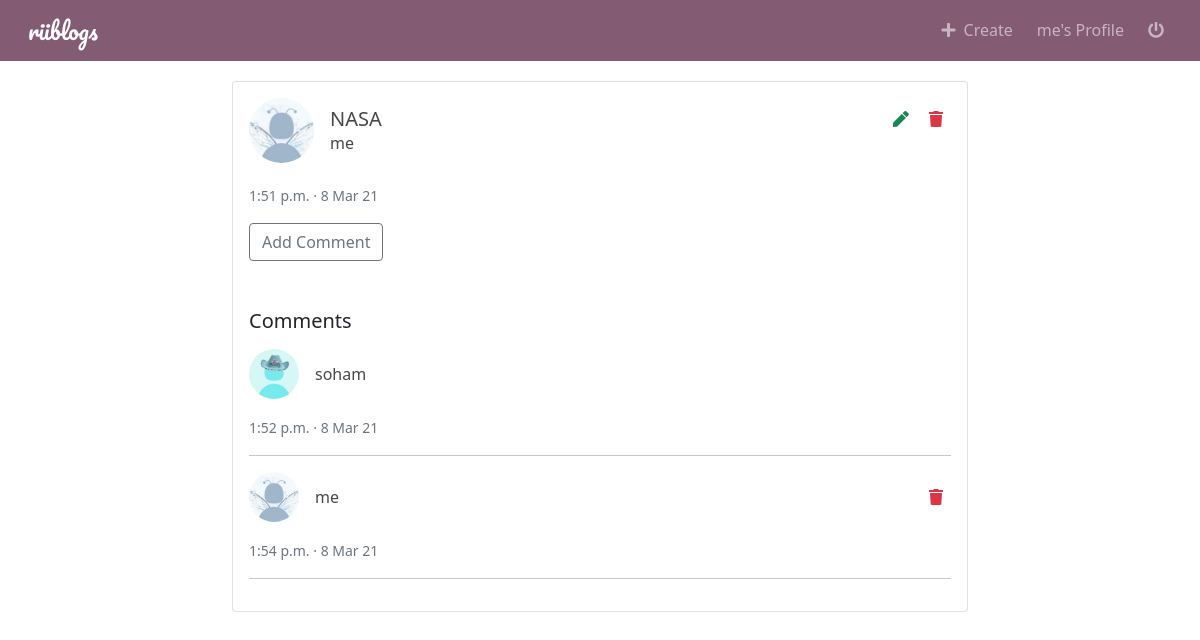
The page /post/10/ (signed in) on the database its author committed.
### blog/models.py (models this page shows, shortened)
class Post(models.Model):
    author = models.ForeignKey(User, on_delete=models.CASCADE)
    title = models.CharField(max_length=100)
    content = models.TextField()
    created = models.DateTimeField(default=timezone.now)

class Comment(models.Model):
    post = models.ForeignKey(Post, on_delete=models.CASCADE, related_name='comments')
    author = models.ForeignKey(User, on_delete=models.CASCADE)
    text = models.TextField()
    posted_date = models.DateTimeField(default=timezone.now)

### user/models.py (models this page shows, shortened)
class Profile(models.Model):
    user = models.OneToOneField(User, on_delete=models.CASCADE)
    image = models.ImageField(upload_to='profile_pictures/', default='profile_pictures/default.jpg')

### blog/views.py (the view)
# urls.py: path('post/<int:pk>/', PostDetail.as_view(), name='detail'),
class PostDetail(DetailView):
    model = Post

### blog/templatetags/markdownify.py (called while the page is built)
@register.filter
def markdown(value):
    renderer = HighlightRenderer()
    markdown = mistune.Markdown(renderer=renderer)
    return markdown(value)

### blog/templates/blog/post_detail.html (shortened to what this page needs)
{% extends "blog/base.html" %}
{% load markdownify %}
{% block content %}
    <div class="card p-3 mb-1">
        <div class="d-flex align-items-center">
            <div class="image">
                <img src="{{ post.author.profile.image.url }}" class="rounded-circle border-light" height="65"
                     width="65" alt="author-image">
            </div>
            <div class="ml-3 w-100 ms-3">
                <div class="row">
                    <div class="col-9">
                        <h5 class="mb-0 mt-0">
                            <a href="{% url 'blog:detail' post.id %}" class="post-link">{{ post.title }}</a>
                        </h5>
                        <span><a href="{% url 'blog:user_posts' post.author %}" class="post-link">{{ post.author }}</a></span>
                    </div>
                    {% if user == post.author %}
                        <div class="col-3 text-end">
                            <a href="{% url 'blog:update' post.id %}" class="me-3 text-success"><i
                                    class="fas fa-pen"></i></a>
                            <a href="{% url 'blog:delete' post.id %}" class="me-2 text-danger"><i
                                    class="fas fa-trash"></i></a>
                        </div>
                    {% endif %}
                </div>
            </div>
        </div>
        <div class="mt-1">
            <small class="text-muted">
                {{ post.created|date:'g:i a' }} &#183; {{ post.created|date:'j M y' }}
            </small>
        </div>
        <div class="mt-3">
            <a href="{% url 'blog:add_comment' post.id %}" class="btn btn-outline-secondary">Add Comment</a>
        </div>
        <div>
            <h5 class="mb-3 mt-5">Comments</h5>
            {% for comment in post.comments.all %}
                <div class="d-flex align-items-center">
                    <div class="image">
                        <img src="{{ comment.author.profile.image.url }}" class="rounded-circle border-light"
                             height="50"
                             width="50" alt="author-image">
                    </div>
                    <div class="ml-3 w-100 ms-3">
                        <div class="row">
                            <div class="col-9">
                                <span><a href="{% url 'blog:user_posts' comment.author %}"
                                         class="post-link">{{ comment.author }}</a></span>
                            </div>
                            {% if comment.author == user %}
                                <div class="col-3 text-end">
                                    <a href="{% url 'blog:remove_comment' comment.id %}" class="me-2 text-danger"><i
                                            class="fas fa-trash"></i></a>
                                </div>
                            {% endif %}
                        </div>
                    </div>
                </div>
                <div class="mt-3">
                    <small class="text-muted">
                        {{ comment.posted_date|date:'g:i a' }} &#183; {{ comment.posted_date|date:'j M y' }}
                    </small>
                </div>
                <hr>
            {% empty %}
                <p><em>No comments</em></p>
            {% endfor %}
        </div>
    </div>
{% endblock %}

### blog/templates/blog/base.html (shortened to what this page needs)
<!DOCTYPE html>
{% load static %}
<html lang="en">
<head>
    <link href="https://cdn.jsdelivr.net/npm/bootstrap@5.0.0-beta2/dist/css/bootstrap.min.css" rel="stylesheet"
>
    <link rel="stylesheet" href="https://cdnjs.cloudflare.com/ajax/libs/font-awesome/5.15.2/css/all.min.css"
/>
    <link rel="stylesheet" href="{% static 'blog/main.css' %}">
    <link rel="stylesheet" href="{% static 'blog/zenburn.css' %}">
</head>
<body>
<header>
    <nav class="navbar fixed-top navbar-expand-lg navbar-dark" style="background-color: #835b73;">
        <div class="container-fluid">
            <a class="navbar-brand ms-3 me-5" href="{% url 'blog:home' %}">riiblogs</a>
            <div class="collapse navbar-collapse" id="navbarSupportedContent">
                <ul class="navbar-nav ms-auto mb-2 mb-lg-0">
                    {% if user.is_authenticated %}
                        <li class="nav-item me-2">
                            <a class="nav-link {% block create %}{% endblock %}" href="{% url 'blog:create' %}"><i
                                    class="fas fa-plus me-2"></i>Create</a>
                        </li>
                        <li class="nav-item me-2">
                            <a class="nav-link {% block profile %}{% endblock %}" href="{% url 'profile' %}">
                                {{ user.username }}'s Profile
                            </a>
                        </li>
                        <li class="nav-item me-3">
                            <a class="nav-link" href="{% url 'logout' %}"><i class="fas fa-power-off"></i></a>
                        </li>
                    {% endif %}
                </ul>
            </div>
        </div>
    </nav>
</header>
<main class="container pt-3 mb-5">
    <div class="row">
        <section class="col-lg-8 offset-lg-2" id="main-section">
            {% block content %}{% endblock %}
        </section>
    </div>
</main>
</body>
</html>

### blog/static/blog/main.css (style rules this page uses)
.navbar-brand { font-family: 'Pacifico', cursive; font-size: 23px; }
.post-link { color: rgb(71, 71, 71); text-decoration: none; }
#main-section { margin-bottom: 50px; }
main.container { margin-top: 65px; }

### rows shown on the page
Post: author.profile.image (picture), title "NASA", author "me", created "1:51 p.m.", created "8 Mar 21"
Comment: author.profile.image (picture), author "soham", posted_date "1:52 p.m.", posted_date "8 Mar 21"
Comment: author.profile.image (picture), author "me", posted_date "1:54 p.m.", posted_date "8 Mar 21"

### other values the page prints
{{ user.username }} "me"
